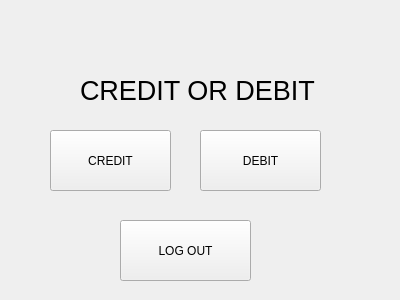
<?xml version="1.0" encoding="UTF-8"?>
<ui version="4.0">
 <class>ChooseWindow</class>
 <widget class="QWidget" name="ChooseWindow">
  <property name="geometry">
   <rect>
    <x>0</x>
    <y>0</y>
    <width>400</width>
    <height>300</height>
   </rect>
  </property>
  <property name="windowTitle">
   <string>Form</string>
  </property>
  <widget class="QLabel" name="label">
   <property name="geometry">
    <rect>
     <x>80</x>
     <y>60</y>
     <width>241</width>
     <height>61</height>
    </rect>
   </property>
   <property name="font">
    <font>
     <pointsize>20</pointsize>
    </font>
   </property>
   <property name="text">
    <string>CREDIT OR DEBIT ?</string>
   </property>
  </widget>
  <widget class="QPushButton" name="debitButton">
   <property name="geometry">
    <rect>
     <x>200</x>
     <y>130</y>
     <width>121</width>
     <height>61</height>
    </rect>
   </property>
   <property name="text">
    <string>DEBIT</string>
   </property>
  </widget>
  <widget class="QPushButton" name="creditButton">
   <property name="geometry">
    <rect>
     <x>50</x>
     <y>130</y>
     <width>121</width>
     <height>61</height>
    </rect>
   </property>
   <property name="text">
    <string>CREDIT</string>
   </property>
  </widget>
  <widget class="QPushButton" name="takaisinButton">
   <property name="geometry">
    <rect>
     <x>120</x>
     <y>220</y>
     <width>131</width>
     <height>61</height>
    </rect>
   </property>
   <property name="text">
    <string>LOG OUT</string>
   </property>
  </widget>
 </widget>
 <resources/>
 <connections/>
</ui>
